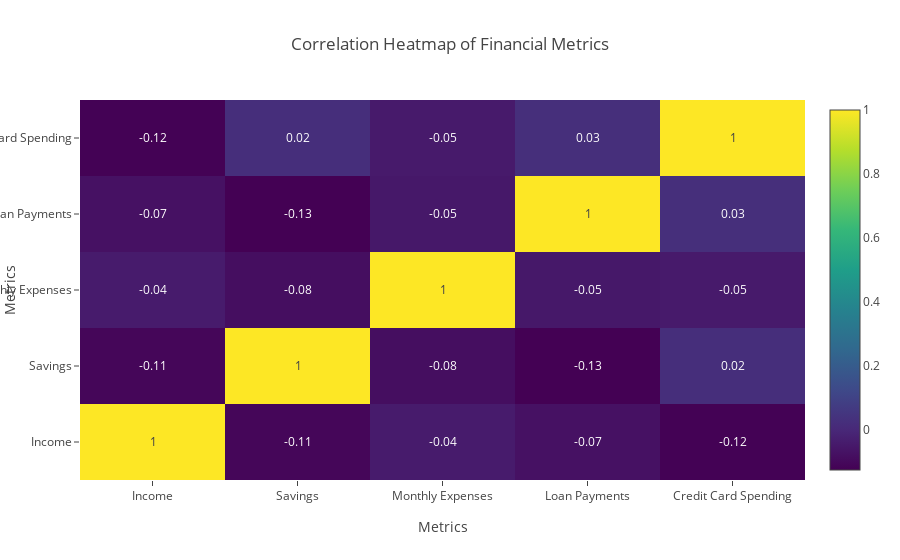

Notebook code cell kept with this figure:
### Markdown cell above
### *Correlation Analysis*

### Code cell
correlations = data[['Income', 'Savings', 'Monthly Expenses', 'Loan Payments', 'Credit Card Spending']].corr()

fig4 = go.Figure(data=go.Heatmap(
    z=correlations.values, 
    x=correlations.columns,  
    y=correlations.columns, 
    colorscale='Viridis',
    text=np.round(correlations.values, 2),
    texttemplate="%{text}"
))

fig4.update_layout(
    title="Correlation Heatmap of Financial Metrics",
    xaxis_title="Metrics",
    yaxis_title="Metrics"
)

# Show the heatmap
fig4.show()

### Figure 1 — Plotly figure (JSON) as saved in the notebook; plotly's stock layout.template omitted (floating-point values rounded to 4 significant figures)
{"data": [{"colorscale": [[0, "#440154"], [0.1111, "#482878"], [0.2222, "#3e4989"], [0.3333, "#31688e"], [0.4444, "#26828e"], [0.5556, "#1f9e89"], [0.6667, "#35b779"], [0.7778, "#6ece58"], [0.8889, "#b5de2b"], [1, "#fde725"]], "text": [[1, -0.11, -0.04, -0.07, -0.12], [-0.11, 1, -0.08, -0.13, 0.02], [-0.04, -0.08, 1, -0.05, -0.05], [-0.07, -0.13, -0.05, 1, 0.03], [-0.12, 0.02, -0.05, 0.03, 1]], "texttemplate": "%{text}", "type": "heatmap", "x": ["Income", "Savings", "Monthly Expenses", "Loan Payments", "Credit Card Spending"], "y": ["Income", "Savings", "Monthly Expenses", "Loan Payments", "Credit Card Spending"], "z": [[1, -0.1083, -0.04135, -0.07305, -0.1232], [-0.1083, 1, -0.08209, -0.1252, 0.0225], [-0.04135, -0.08209, 1, -0.05288, -0.04606], [-0.07305, -0.1252, -0.05288, 1, 0.02553], [-0.1232, 0.0225, -0.04606, 0.02553, 1]]}], "layout": {"autosize": true, "title": {"text": "Correlation Heatmap of Financial Metrics"}, "xaxis": {"autorange": true, "range": [-0.5, 4.5], "title": {"text": "Metrics"}, "type": "category"}, "yaxis": {"autorange": true, "range": [-0.5, 4.5], "title": {"text": "Metrics"}, "type": "category"}}}
